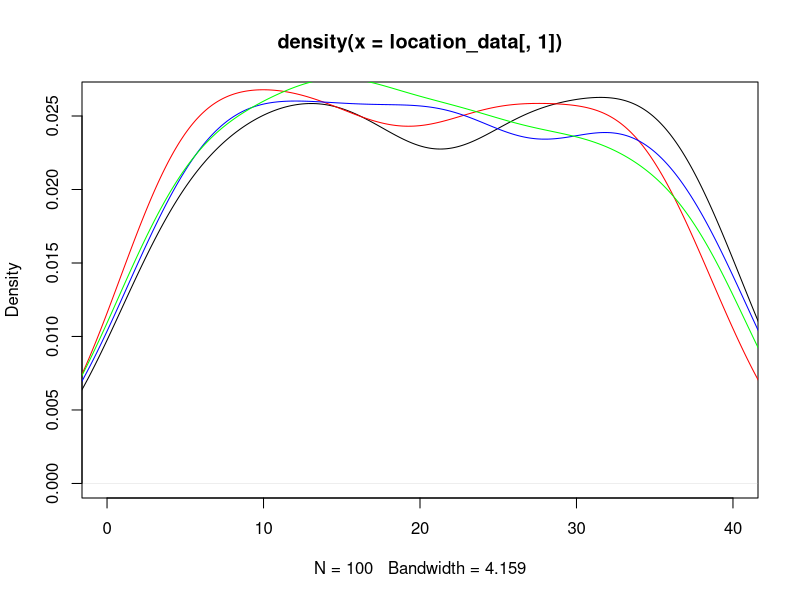
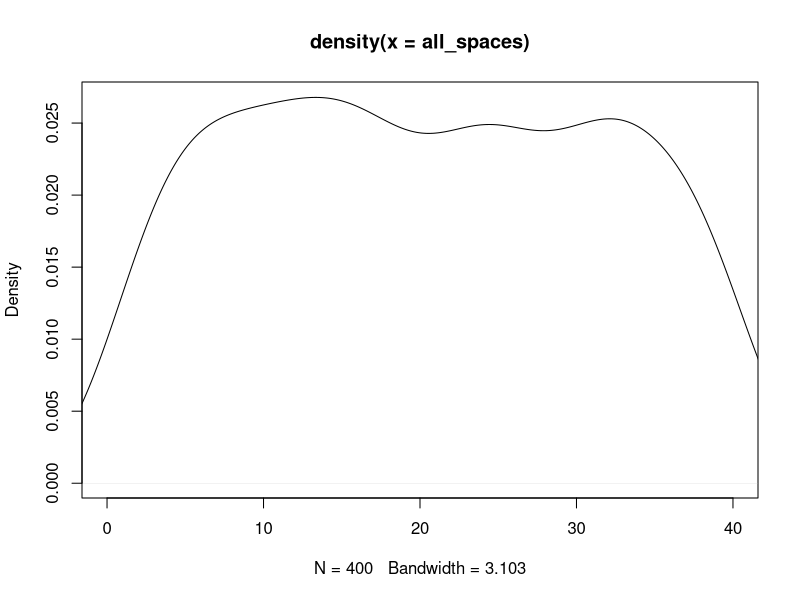
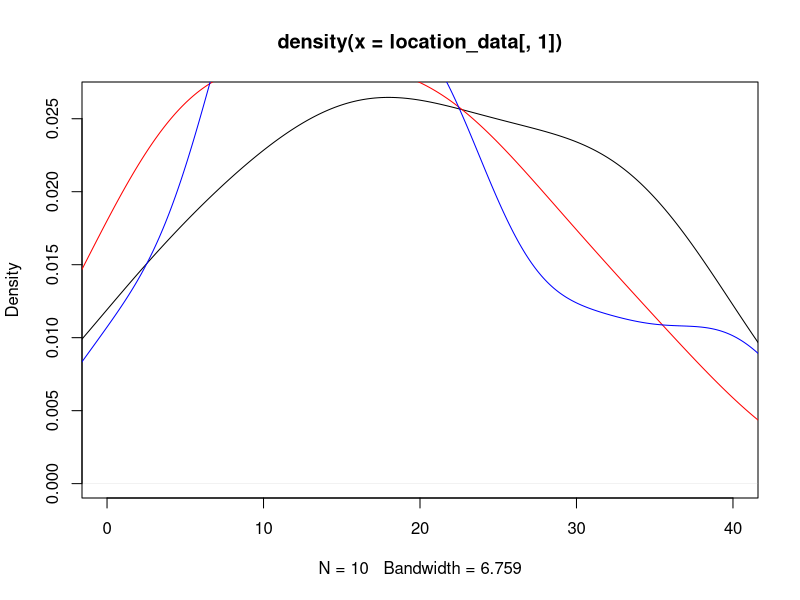
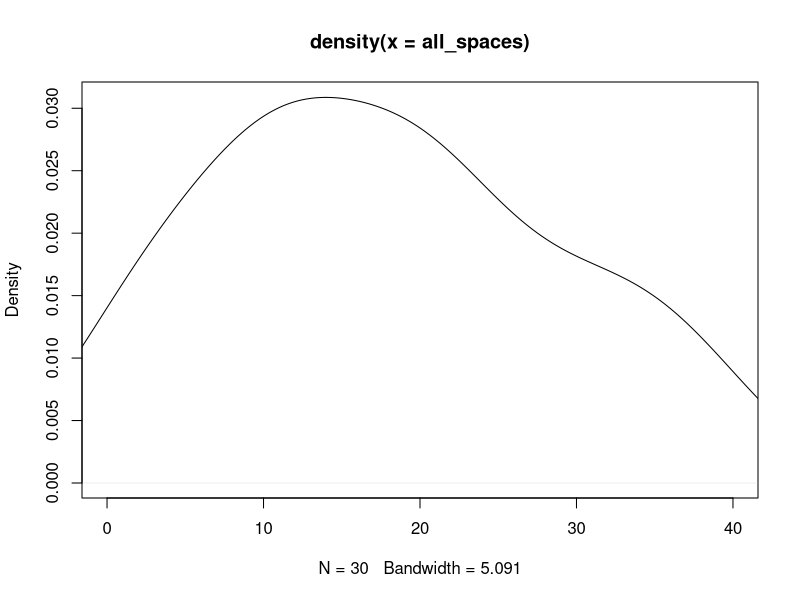

Reproduce these figures in R, in order. (Note: this script raises an error after producing the figures.)
## ---- chunk 1
knitr::opts_chunk$set(echo = TRUE)
## ---- chunk 2
#libraries
library(dplyr)
library(ggplot2)
## ---- chunk 3
#Kayleigh
##LET'S GET MOVING

monopolyBoard <- read.csv("MonopolyBoard.csv", header = T)
monopolyBoard

# Using dice rolls to determine where a player will land on the board
#input: "location"; a number 1-40; where the player is on the board
#output: the amount of spaces the player will move until they are on their new location

#note that this is only accounting for standard dice rolls, no special rules yet...

lets_move = function(location) {
  dice_roll_1 <- sample(1:6, 1, replace = TRUE)
  dice_roll_2 <- sample(1:6, 1, replace = TRUE)
  
  roll_total <- sum(dice_roll_1, dice_roll_2)
  roll_double <- dice_roll_1 == dice_roll_2
  
    location = location + roll_total
    
  if (location <= 40) {
    location = location
  } else {
    location = location - 40
  }
  
  space = monopolyBoard$name[monopolyBoard$spaces == location]
  
  print("You're moving forward...")
  print(roll_total)
  
  print("You're on space...")
  print(location)
  
  #print(space) #This prints out the name of the space that they land on. 
}

#testers
lets_move(1)
lets_move(25)
lets_move(38)
lets_move(40)



#A function to move players around the board and to play Monopoly!
#input: "turns"; the amount of turns we should take
#output: a player's new location on the board

lets_play = function(turns) {
  location = 1
  print("Starting Location: GO!")
  for (i in 1:turns) {
    location = lets_move(location)
  }
  print("You've landed on...")
  return(location)
}



lets_play(10) #tester #in this example if you look at a reference monopoly board and "walk" your way around the board with each move being the number in each output, you'll land on the space on the board corresponding to the final output (when counting "GO" as 1 and/or 40) 

#testers 
#"lets_move" and "lets_play" have both been edited to print out phrases for each roll and move to make it easier to determine how the player is moving. 
#"You're moving forward..." gives the player's roll
#"You're on space..." is the players position after 1 turn/"lets_move"
  # Later try to switch this print statement to the name of the spot that the player is on 
#"You've landed on..." gives the final location after running "lets_play" for "x" turns.
  # Later try to switch this print statement to the name of the spot that the player is on 

lets_play(3)
lets_play(10)

## ---- chunk 4
##DOUBLE DOWN

##WORK IN PROGRESS

#A function using dice rolls to determine how many spaces a player will move with the additional rules for "doubles" in Monopoly
#input: "location"; a number 1-40 where the player is on the board
#outut: the number of spaces the player will move on the board, with the special case of rolling three "doubles" and landing in jail
double_down = function(location) {
  dice_roll_1 <- sample(1:6, 1, replace = TRUE)
  dice_roll_2 <- sample(1:6, 1, replace = TRUE)
  
  roll_total <- sum(dice_roll_1, dice_roll_2)
  roll_double <- dice_roll_1 == dice_roll_2
  
  print("roll was")
  print(roll_total)
    
  if (roll_double) {
    
    dice_roll_3 <- sample(1:6, 1, replace = TRUE)
    dice_roll_4 <- sample(1:6, 1, replace = TRUE)
    
    roll_total_2 <- sum(dice_roll_3, dice_roll_4)
    roll_double_2 <- dice_roll_3 == dice_roll_4
    
    print("roll double was")
    print(roll_total_2)

    
    if (roll_double_2) {
      dice_roll_5 <- sample(1:6, 1, replace = TRUE)
      dice_roll_6 <- sample(1:6, 1, replace = TRUE)
      
      roll_total_3 <- sum(dice_roll_5, dice_roll_6)
      roll_double_3 <- dice_roll_5 == dice_roll_6
      
      print("roll double was")
      print(roll_total_3)
      
      if (roll_double_3) {
        location = 11 #Jail
        print("doubles, doubles, doubles")
        print("You're going to JAIL!")
        
      } else {
        location = location + roll_total + roll_total_2 + roll_total_3
        print("doubles, doubles, not doubles")
        print("You're moving forward...")
        print(roll_total + roll_total_2 + roll_total_3)
      }
    } else {
      location = location + roll_total + roll_total_2
      print("doubles, not doubles")
      print("You're moving forward...")
      print(roll_total+roll_total_2)
    }
  } else {
    location = location + roll_total
    print("no doubles")
    print("You're moving forward...")
    print(roll_total)
  }

    
  if (location <= 40) {
    location = location
  } else {
    location = location - 40
  }

  
  print("You're on space...")
  print(location)
}

double_down(1)
#text out in the function is kinda funky right but it's just to make sure its working right
#In final version switch all dice rolls to sample(1:6,...)

## ---- chunk 5
##CHANCE AND COMMUNITY CHEST CARDS
Card_Numbers <- c(1, 2, 3, 4, 5, 6, 7, 8, 9, 10, 11, 12, 13, 14, 15, 16)

Chance_Cards <- c("Advance to Boardwalk", "Advance to Go (Collect $200)", "Advance to Illinois Avenue. If you pass Go, collect $200", "Advance to St. Charles Place. If you pass Go, collect $200", "Advance to the nearest Railroad. If unowned, you may buy it from the Bank. If owned, pay owner twice the rental to which they are otherwise entitled", "Advance to the nearest Railroad. If unowned, you may buy it from the Bank. If owned, pay owner twice the rental to which they are otherwise entitled", "Advance token to nearest Utility. If unowned, you may buy it from the Bank. If owned, throw dice and pay owner a total ten times amount thrown", "Bank pays you dividend of $50", "Get Out of Jail Free", "Go Back 3 Spaces", "Go to Jail. Go directly to Jail, do not pass Go, do not collect $200", "Make general repairs on all your property. For each house pay $25. For each hotel pay $100", "Speeding fine $15", "Take a trip to Reading Railroad. If you pass Go, collect $200", "You have been elected Chairman of the Board. Pay each player $50", "Your building loan matures. Collect $150")

Chance <- data.frame(Chance_Cards, Card_Numbers)
Chance
##Chance cards to move a player to a new space:
  #1 -> Advance to Boardwalk (space 40)
  #2 -> Advance to Go (space 1)
  #3 -> Advance to Illinois Avenue (space 25)
  #4 -> Advance to St. Charles Place (space 12)
  #5 -> Advance to nearest Railroad (space(s) 6, 16, 26, 36)
  #6 -> Advance to nearest Railraod (space(s) 6, 16, 26, 36)
  #7 -> Advance to nearest Utility (space(s) 13, 29)
  #11 -> Go to Jail (space 11)
  #14 -> Take a trip to Reading Railroad (space 6)

Community_Chest_Cards <- c("Advance to Go (Collect $200)", "Bank error in your favor. Collect $200", "Doctor’s fee. Pay $50", "From sale of stock you get $50", "Get Out of Jail Free", "Go to Jail. Go directly to jail, do not pass Go, do not collect $200", "Holiday fund matures. Receive $100", "Income tax refund. Collect $20", "It is your birthday. Collect $10 from every player", "Life insurance matures. Collect $100", "Pay hospital fees of $100", "Pay school fees of $50", "Receive $25 consultancy fee", "You are assessed for street repair. $40 per house. $115 per hotel", "You have won second prize in a beauty contest. Collect $10", "You inherit $100")

Community_Chest <- data.frame(Community_Chest_Cards, Card_Numbers)
Community_Chest

##Community Chest Cards that move a player to a new space:
  #1 -> Advance to GO (space 1)
  #5 -> Go to Jail (space 11)

## ---- chunk 6
# heidi

#the function "who_goes_first" simulates the initial roll before the game begins in order to determine which player goes first
# input is a number of how many players are going to be playing
# output is the value of each players roll and the player that will start the game based on who had the highest roll
who_goes_first <- function(num_players){
  initial_rolls <- c()
  for (i in 1:num_players) {
    player_i_roll <- sum(sample(1:6, 2, replace=TRUE))
    initial_rolls <- c(initial_rolls, player_i_roll) # vector of every player's roll
    print(paste("Player", i, "rolled", player_i_roll))
  }
  cat("\n")
  if(sum(initial_rolls == max(initial_rolls)) >= 2){
    while (sum(initial_rolls == max(initial_rolls)) >= 2) { # if players tied for highest number
      tied_players <- which(initial_rolls==max(initial_rolls)) # identify which players tied
      print("It's a tie! Roll again")
      cat("\n")
      tie_breaker_rolls <- c()
      for (i in tied_players) { # tied players roll again
       player_i_roll2 <- sum(sample(1:6, 2, replace=TRUE))
       tie_breaker_rolls <- c(tie_breaker_rolls, player_i_roll2)
       print(paste("Player", i, "rolled", player_i_roll2))
      }
      initial_rolls <- tie_breaker_rolls
      highest_roll <- max(tie_breaker_rolls)
      highest_player2 <- tied_players[which(tie_breaker_rolls == highest_roll)]
    }
    cat("\n")
    print(paste("Player", highest_player2, "goes first!"))
  }
  else {
    highest_player <- which.max(initial_rolls) # who rolled the highest number
    print(paste("Player", highest_player, "goes first!"))
  }
}

who_goes_first(4) # test function

## ---- chunk 7
# Olivia
# Website for data: https://stat-jet-asu.github.io/Datasets/InstructorDescriptions/monopoly.html

monopolyBoard <- read.csv("MonopolyBoard.csv", header = T)
head(monopolyBoard)

# This section is for question number 2

# Kayleigh's lets_play function from above incorporating players and density plots
# uses lets_move function from above
# input: turns, # of turns to iterate through; players, number of players (2-4)
# output: density plot with a line for each player's frequency of spaces landed on 
# & density plot for the combined frequency of spaces landed on for all players

lets_play = function(turns, players) {
  location_data <- as.data.frame(matrix(nrow = turns, ncol = players))
  
for (j in 1:players) {
  location = 1
  
  for (i in 1:turns) {
    
    location = lets_move(location)
    location_data[i,j] <- location
    }
  }
  
  # creates density plot of frequency of landing on each space for each player
  plot(density(location_data[,1]), xlim = c(0,40), col = "black")
  
  colors <- c("red", "blue", "green")
  
  for (k in 2:players) {
  lines(density(location_data[,k]), col = colors[k-1]) # adds a density line for each player after the first
  }
  
  # creates density plot for total frequency landing on each space (all players spaces included)
  all_spaces <- as.vector(as.matrix(location_data))
  plot(density(all_spaces), xlim = c(0,40), col = "black")
  
}
lets_play(100, 4)

## ---- chunk 8
who_goes_first2 <- function(num_players){
  initial_rolls <- c()
  for (i in 1:num_players) {
    player_i_roll <- sum(sample(1:6, 2, replace=TRUE))
    initial_rolls <- c(initial_rolls, player_i_roll) # vector of every player's roll
#    print(paste("Player", i, "rolled", player_i_roll))
  }
  cat("\n")
  if(sum(initial_rolls == max(initial_rolls)) >= 2){
    while (sum(initial_rolls == max(initial_rolls)) >= 2) { # if players tied for highest number
      tied_players <- which(initial_rolls==max(initial_rolls)) # identify which players tied
#      print("It's a tie! Roll again")
#      cat("\n")
      tie_breaker_rolls <- c()
      for (i in tied_players) { # tied players roll again
       player_i_roll2 <- sum(sample(1:6, 2, replace=TRUE))
       tie_breaker_rolls <- c(tie_breaker_rolls, player_i_roll2)
#       print(paste("Player", i, "rolled", player_i_roll2))
      }
      initial_rolls <- tie_breaker_rolls
      highest_roll <- max(tie_breaker_rolls)
      highest_player2 <- tied_players[which(tie_breaker_rolls == highest_roll)]
    }
#    cat("\n")
#    print(paste("Player", highest_player2, "goes first!"))
  }
  else {
    highest_player <- which.max(initial_rolls) # who rolled the highest number
#    print(paste("Player", highest_player, "goes first!"))
#    return(highest_player)
  
    
  # creating player order
  player_order <- length(num_players)
  player_order[1] <- as.integer(highest_player)

 for (j in 2:num_players) {
    
  player_order[j] <- as.integer(player_order[j-1] + 1)
  if (player_order[j] > num_players) {
    player_order[j] <- 1
  }
 }
  print(player_order)
  }
  
  playerlist <- (list(highest_player, player_order))
  return(playerlist)
}

#who_goes_first2(4)

## ---- chunk 9
# Question number 3 -- including jail and double rolls

lets_move2 = function(location) {
  dice_roll_1 <- sample(1:6, 1, replace = TRUE)
  dice_roll_2 <- sample(1:6, 1, replace = TRUE)
  
  roll_total <- sum(dice_roll_1, dice_roll_2)
  roll_double <- dice_roll_1 == dice_roll_2
  
    location = location + roll_total # updates location to be previous location + roll total
    double3 = "false" # double3 is assigned "true" if the player double rolls 3x (as seen in if statement below), otherwise it is assigned "false" 
    
  # first double roll -> roll again
  if (roll_double == TRUE) {
    dice_roll_3 <- sample(1:6, 1, replace = TRUE)
    dice_roll_4 <- sample(1:6, 1, replace = TRUE)
    
    roll_total2 <- sum(dice_roll_3, dice_roll_4)
    roll_double2 <- dice_roll_3 == dice_roll_4
    
    location = location + roll_total2
    double3 = "false"
    
    # if player is at a location past 40, subtract 40 so they go back to the GO space at location "41"
    # this is included in each if statement below so that it applies if player has to roll again
    if (location <= 40) {
      location = location
    } else {
      location = location - 40
    }
     
      # second double roll -> roll again
      if (roll_double2 == TRUE) {
        dice_roll_5 <- sample(1:6, 1, replace = TRUE)
        dice_roll_6 <- sample(1:6, 1, replace = TRUE)
    
        roll_total3 <- sum(dice_roll_5, dice_roll_6)
        roll_double3 <- dice_roll_5 == dice_roll_6
    
        location = location + roll_total3
        double3 = "false"
        
        if (location <= 40) {
          location = location
        } else {
          location = location - 40
        }
        
        # third double roll -> go to jail
          if (roll_double3 == TRUE) {
            location = monopolyBoard$spaces[monopolyBoard$name == "Jail"]
            double3 = "true"
          }
      }
  }  
    
  if (location <= 40) {
    location = location
  } else {
    location = location - 40
  }
  
  listdata <- (list(location, double3)) # creates list for outputs "location" and "double3"
  # if you need to access location from this function, use lets_move2(location)[[1]]
  # if you need to access double3, use lets_move2(double3)[[2]]
  return(listdata)
  
}



# lets_play2 is currently set up to have each player go thru all their turns and then move onto the next player
# probably need to fix this for question 5

## ---- chunk 10

lets_play2 = function(turns, players) {
  
  
  location_data <- as.data.frame(matrix(nrow = turns, ncol = players)) # dataframe will keep data for locations of players for each turn
  double3data <- as.data.frame(matrix(nrow = turns, ncol = players)) # dataframe will say "true" if player double rolled 3x (which lands them in jail) and "false" if they didn't double roll 3x
  
    # puts players in order
    colnames(location_data) <- who_goes_first2(players)[[2]]
  
    location = 1 # each player starts at location 1
    location_data[1,] <- location
    double3 = 0 # initializing "double3" which will be later assigned a "true" or "false" based on if player double rolled 3x
  
    for (i in 2:turns) { # iterates through number of turns
      
        for (j in 1:players) { # rotates through each player
          
        location = lets_move2(location_data[i-1,j])[[1]] # takes location from lets_move2 function and assigns it to location
        location_data[i,j] <- as.integer(location) # puts location value into the dataframe of locations for each player
        double3data[i,j] <- lets_move2(double3)[[2]] # takes "true" or "false" value from double3 and adds it to double3data dataframe
        
      # deals with landing in jail from "go to jail" space and staying there for next 3 turns
      if (31 %in% location_data[i-1,j]) { # if you landed on 31 in the last turn (i-1 turn), you go to jail (space 11) for the ith turn
        location <- 11
        location_data[i,j] <- as.integer(location) # new location is 11
      } else if (11 %in% location_data[i-1,j] & 31 %in% location_data[i-2,j]) { # if you were on space 11 last turn AND you were on space 31 2 turns ago, you stay in jail (space 11) for turn i
        location <- 11
        location_data[i,j] <- as.integer(location)
      } else if (11 %in% location_data[i-2,j] & 31 %in% location_data[i-3,j]) {
        location <- 11
        location_data[i,j] <- as.integer(location)
      }
        
      # landing in jail from 3x double roll and staying there for next 3 turns
      if (11 %in% location_data[i,j] & "true" %in% double3data[i-1,j]) { # if player's location is 11 (jail) and double3data is"true" (player double rolled 3x), player stays in jail. all 3 if/else if statements keep player in jail for the next 3 turns
        location <- 11
        location_data[i,j] <- as.integer(location)
      } else if (11 %in% location_data[i-1,j] & "true" %in% double3data[i-2,j]) { # 
        location <- 11
        location_data[i,j] <- as.integer(location)
      } else if (11 %in% location_data[i-2,j] & "true" %in% double3data[i-3,j]) {
        location <- 11
        location_data[i,j] <- as.integer(location)
      }
        
    }
  }
  print(location_data)
  
  # creates density plot of frequency of landing on each space for each player
  plot(density(location_data[,1]), xlim = c(0,40), col = "black")
  
  colors <- c("red", "blue", "green")
  
  for (k in 2:players) {
    lines(density(location_data[,k]), col = colors[k-1]) # adds a density line for each player after the first
  }
  
  # creates density plot for total frequency landing on each space (all players spaces included)
  all_spaces <- as.vector(as.matrix(location_data))
  plot(density(all_spaces), xlim = c(0,40), col = "black")
  
}
 
lets_play2(10, 3)

# how should we go about recording spaces landed on when double rolls occur?

## ---- chunk 11
#4 - Kayleigh and Maddie 
#Chance - spaces 8, 23, 37
#Community Chest - spaces 3, 18, 34
Chance

Drawing_Chance = function(location) {
  location = location
  draw_card <- sample(1:16, 1, replace = TRUE)
  player_card <- Chance$Chance_Cards[draw_card]
  print(player_card)

  
      if(draw_card == 1) {
        location = 1
      }
      
      if(draw_card == 2) {
        location = 1
      }
      
      if(draw_card == 3) {
        location = 25
      }
  
      if(draw_card == 4){
        location = 12
      }
    
      if(draw_card == 5){
        if(location >= 37 && location <= 5){
              location = 6
            } else {
              if (location >= 6 && location <= 15){
                location = 16
              } else {
                if(location >= 16 && location <= 25){
                  location = 26
                } else {
                  location = 36
                }
              }
            }
    }
  
    if(draw_card == 6){
        if(location >= 37 && location <= 5){
              location = 6
            } else {
              if (location >= 6 && location <= 15){
                location = 16
              } else {
                if(location >= 16 && location <= 25){
                  location = 26
                } else {
                  location = 36
                }
              }
            }
    }
  
    if(draw_card == 7){
        if(location >= 29 && location <= 12){
              location = 13
            } else {
              location = 29
    }
  }
  
    if(draw_card == 11) {
      location = 11
    }
  
    if(draw_card == 14) {
      location = 6
    }
  
    if(draw_card == 10) {
      location = location - 3
    }
  
    location = location
    return(location)
}

Drawing_Chance(8)
Drawing_Chance(23)
Drawing_Chance(37)

Drawing_Community_Chest = function(location) {
  location = location
  draw_card_chest <- sample(1:16, 1, replace = TRUE)
  player_card_chest <- Community_Chest$Community_Chest_Cards[draw_card_chest]
  print(player_card_chest)
  print(location)
  
  if (draw_card_chest == 1) {
    location = 1
  } else {
    if (draw_card_chest == 6) {
    location = 11
    } else {
      location = location
    }
  
  }
  
  location = location 
  return(location)
}

Drawing_Community_Chest(3)
Drawing_Community_Chest(18)
Drawing_Community_Chest(34)

lets_move3 = function(location) {
  dice_roll_1 <- sample(1:6, 1, replace = TRUE)
  dice_roll_2 <- sample(1:6, 1, replace = TRUE)
  
  roll_total <- sum(dice_roll_1, dice_roll_2)
  roll_double <- dice_roll_1 == dice_roll_2
  
    location = location + roll_total
    double3 = "false"
  
  print("your roll total is...")
  print(roll_total)

  if (location <= 40) {
      location = location
  } else {
      location = location - 40
  }
   
  print("your location is...")
  print(location)
  
  if(location == 8 || location == 23 || location == 27) {
    location = Drawing_Chance(location)
    print("your location is...")
    print(location)
  }
  
  if(location == 3 || location == 18 || location == 34) {
    location = Drawing_Community_Chest(location)
    print("your location is...")
    print(location)
  }
    
  # first double roll -> roll again
  if (roll_double == TRUE) {
    dice_roll_3 <- sample(1:6, 1, replace = TRUE)
    dice_roll_4 <- sample(1:6, 1, replace = TRUE)
    
    roll_total2 <- sum(dice_roll_3, dice_roll_4)
    roll_double2 <- dice_roll_3 == dice_roll_4
    
    location = location + roll_total2
    double3 = "false"
    print("1 double")
    
    if (location <= 40) {
      location = location
    } else {
      location = location - 40
    }
    
    
    if(location == 8 || location == 23 || location == 27) {
    location = Drawing_Chance(location)
    }
  
  if(location == 3 || location == 18 || location == 34) {
    location = Drawing_Community_Chest(location)
    }
     
      # second double roll -> roll again
      if (roll_double2 == TRUE) {
        dice_roll_5 <- sample(1:6, 1, replace = TRUE)
        dice_roll_6 <- sample(1:6, 1, replace = TRUE)
    
        roll_total3 <- sum(dice_roll_5, dice_roll_6)
        roll_double3 <- dice_roll_5 == dice_roll_6
    
        location = location + roll_total3
        double3 = "false"
        print("2 doubles")
        
        if (location <= 40) {
          location = location
        } else {
          location = location - 40
        }
        
        if(location == 8 || location == 23 || location == 27) {
          location = Drawing_Chance(location)
        }
  
        if(location == 3 || location == 18 || location == 34) {
          location = Drawing_Community_Chest(location)
         
        }
        
        # third double roll -> go to jail
          if (roll_double3 == TRUE) {
            location = monopolyBoard$spaces[monopolyBoard$name == "Jail"]
            double3 = "true"
            print("three doubles")
          }
      }
  }  
   
  location = location 
  
  print("your location is...")
  print(location)
  listdata <- (list(location, double3))
  return(listdata)
  
}

lets_move3(1)

lets_play3 = function(turns, players) {
  
  location_data <- as.data.frame(matrix(nrow = turns, ncol = players))
  double3data <- as.data.frame(matrix(nrow = turns, ncol = players))
  
  for (j in 1:players) {
    location = 1
    double3 = 0
  
    for (i in 1:turns) {
      
        location = lets_move2(location)[[1]]
        location_data[i,j] <- as.integer(location)
        double3data[i,j] <- lets_move3(double3)[[2]]
        
      # deals with landing in jail from "go to jail" space and staying there for next 3 turns
      if (31 %in% location_data[i-1,j]) { # if you land on 31 (go to jail), next location is in jail (space 11)
        location <- 11
        location_data[i,j] <- as.integer(location)
      } else if (11 %in% location_data[i-1,j] & 31 %in% location_data[i-2,j]) {
        location <- 11
        location_data[i,j] <- as.integer(location)
      } else if (11 %in% location_data[i-2,j] & 31 %in% location_data[i-3,j]) {
        location <- 11
        location_data[i,j] <- as.integer(location)
      }
        
      # landing in jail from 3x double roll and staying there for next 3 turns
      if (11 %in% location_data[i,j] & "true" %in% double3data[i-1,j]) { # "true" means player double rolled 3x -> jail
        location <- 11
        location_data[i,j] <- as.integer(location)
      } else if (11 %in% location_data[i-1,j] & "true" %in% double3data[i-2,j]) { # 
        location <- 11
        location_data[i,j] <- as.integer(location)
      } else if (11 %in% location_data[i-2,j] & "true" %in% double3data[i-3,j]) {
        location <- 11
        location_data[i,j] <- as.integer(location)
      }
        
    }
  }
  #print(location_data)
  
  # creates density plot of frequency of landing on each space for each player
  plot(density(location_data[,1]), xlim = c(0,40), col = "black")
  
  colors <- c("red", "blue", "green")
  
  for (k in 2:players) {
    lines(density(location_data[,k]), col = colors[k-1]) # adds a density line for each player after the first
  }
  
  # creates density plot for total frequency landing on each space (all players spaces included)
  all_spaces <- as.vector(as.matrix(location_data))
  plot(density(all_spaces), xlim = c(0,40), col = "black")
  
}
## ---- chunk 12

monopolyBoard1 <- read.csv("MonopolyBoard.csv", header = T)
head(monopolyBoard1)

kaciesboard <- monopolyBoard1 %>% select(., "name", "type", "color", "spaces")
kaciestibble <- as_tibble(kaciesboard)
kaciestibble

freq <- kaciestibble %>% ggplot(., mapping=aes(x="names" )) +geom_freqpoly()

freq
 
## ---- chunk 13
#hello
dice_roll <- sum(sample(1:6, 2, replace = TRUE))
dice_roll

#Need to figure out how to exchange money between players
Chance_Money <- function(money){
  money = money
  draw_card <- sample(1:16, 1, replace = TRUE)
  player_card <- Chance$Chance_Cards[draw_card]
  print(player_card)
  
  if(draw_card == 2){
    money = money + 200
  }
  
  if(draw_card == 8){
    money = money + 50
  }
  
  if(draw_card == 12){
    if(properties == 5){
      money = money - 125
    }
    if(properties == 6){
      money = money - 150
    }
  }
  
  if(draw_card == 13){
    money = money - 15
  }
  
  if(draw_card == 16){
    money = money + 150
  }
}

#Need to figure out how to exchange money between players
Community_Chest_Money <- function(money){
  money = money
  draw_card <- sample(1:16, 1, replace = TRUE)
  player_card <- Community_Chest$Community_Chest_Cards[draw_card]
  print(player_card)
  
  if(draw_card == 1){
    money = money + 200
  }
  
  if(draw_card == 2){
    money = money + 200
  }
  
  if(draw_card == 3){
    money = money - 50
  }
  
  if(draw_card == 4){
    money = money + 50
  }
  
  if(draw_card == 7){
    money = money + 100
  }
  
  if(draw_card == 8){
    money = money + 20
  }
  
  if(draw_card == 10){
    money = money + 100
  }
  
  if(draw_card == 11){
    money = money - 100
  }
  
  if(draw_card == 12){
    money = money - 50
  }
  
  if(draw_card == 13){
    money = money + 25
  }
  
  if(draw_card == 15){
    money = money + 10
  }
  
  if(draw_card == 16){
    money = money + 100
  }
}

Chance
Community_Chest
## ---- chunk 14
Players <- c("Player 1", "Player 2", "Player 3", "Player 4")
Player_Bank <- c("1250", "1250", "1250", "1250")

The_Players <- data.frame(Players, Player_Bank)
The_Players

monopolyBoard

Property <- c("Mediterranean", "Baltic", "Reading Railroad", "Oriental", "Vermot", "Connecticut", "St. Charles", "Electric Company", "States", "Virginia", "Pennsylvania Railroad", "St. James", "Tennessee", "New York", "Kentucky", "Indiana", "Illinios", "B&O Railroad", "Atlantic", "Ventnor", "Water Works", "Marvin Gardens", "Pacific", "N. Carolina", "Pennsylvania", "Short Line Railroad", "Park Place", "Boardwalk")
Property_Status <- c("Unowned", "Unowned", "Unowned", "Unowned", "Unowned", "Unowned", "Unowned", "Unowned", "Unowned", "Unowned", "Unowned", "Unowned", "Unowned", "Unowned", "Unowned", "Unowned", "Unowned", "Unowned", "Unowned", "Unowned", "Unowned", "Unowned", "Unowned", "Unowned", "Unowned", "Unowned", "Unowned", "Unowned")

The_Properties <- data.frame(Property, Property_Status)
The_Properties

## ---- chunk 15
library(tidyverse)
assigning_properties <- function( ){
  smpl <- sample(1:28, 28, replace = FALSE)
  smpl
  property_order <- data.frame(smpl)
  property_order
}

Owned_Spaces <- sample(1:28, 28, replace = FALSE)
Owned_Spaces
Players <- c("Player 1", "Player 2", "Player 3", "Player 4")
Player_Bank <- c("1250", "1250", "1250", "1250")

The_Players <- data.frame(Players, Player_Bank)
The_Players

The_Players_Owned <- data.frame(Players, Owned_Spaces)
The_Players_Owned <- The_Players_Owned %>% pivot_wider(names_from = Players, values_from = Owned_Spaces)
The_Players_Owned



lets_play3 = function(turns, players) {
  
  location_data <- as.data.frame(matrix(nrow = turns, ncol = players))
  double3data <- as.data.frame(matrix(nrow = turns, ncol = players))
  
  for (j in 1:players) {
    location = 1
    double3 = 0
  
    
    for (i in 1:turns) {
      
        location = lets_move2(location)[[1]]
        location_data[i,j] <- as.integer(location)
        double3data[i,j] <- lets_move3(double3)[[2]]
        
      # deals with landing in jail from "go to jail" space and staying there for next 3 turns
      if (31 %in% location_data[i-1,j]) { # if you land on 31 (go to jail), next location is in jail (space 11)
        location <- 11
        location_data[i,j] <- as.integer(location)
      } else if (11 %in% location_data[i-1,j] & 31 %in% location_data[i-2,j]) {
        location <- 11
        location_data[i,j] <- as.integer(location)
      } else if (11 %in% location_data[i-2,j] & 31 %in% location_data[i-3,j]) {
        location <- 11
        location_data[i,j] <- as.integer(location)
      }
        
      # landing in jail from 3x double roll and staying there for next 3 turns
      if (11 %in% location_data[i,j] & "true" %in% double3data[i-1,j]) { # "true" means player double rolled 3x -> jail
        location <- 11
        location_data[i,j] <- as.integer(location)
      } else if (11 %in% location_data[i-1,j] & "true" %in% double3data[i-2,j]) { # 
        location <- 11
        location_data[i,j] <- as.integer(location)
      } else if (11 %in% location_data[i-2,j] & "true" %in% double3data[i-3,j]) {
        location <- 11
        location_data[i,j] <- as.integer(location)
      }
        
    }
  }
  #print(location_data)
  
  # creates density plot of frequency of landing on each space for each player
  plot(density(location_data[,1]), xlim = c(0,40), col = "black")
  
  colors <- c("red", "blue", "green")
  
  for (k in 2:players) {
    lines(density(location_data[,k]), col = colors[k-1]) # adds a density line for each player after the first
  }
  
  # creates density plot for total frequency landing on each space (all players spaces included)
  all_spaces <- as.vector(as.matrix(location_data))
  plot(density(all_spaces), xlim = c(0,40), col = "black")
  
}
